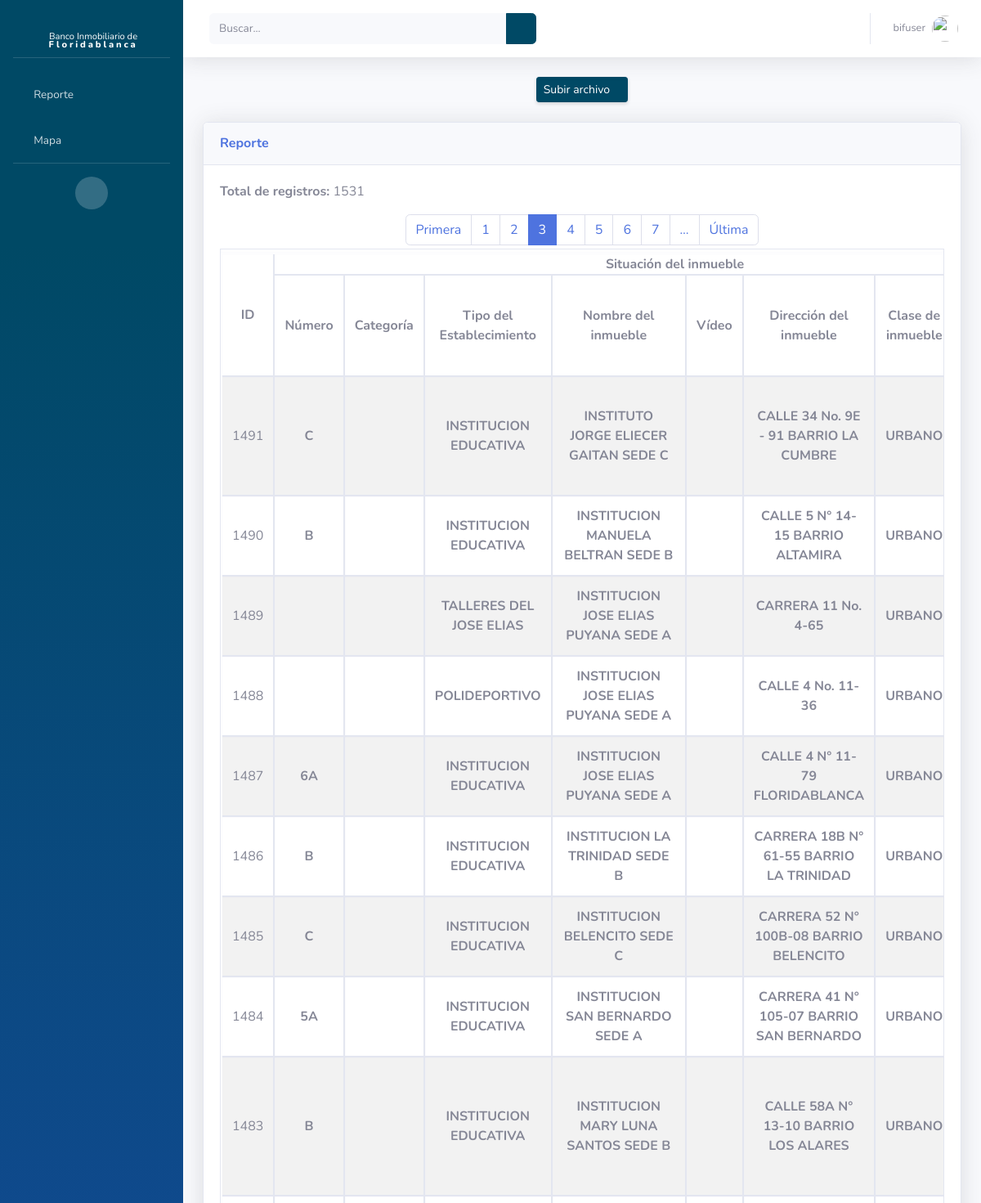
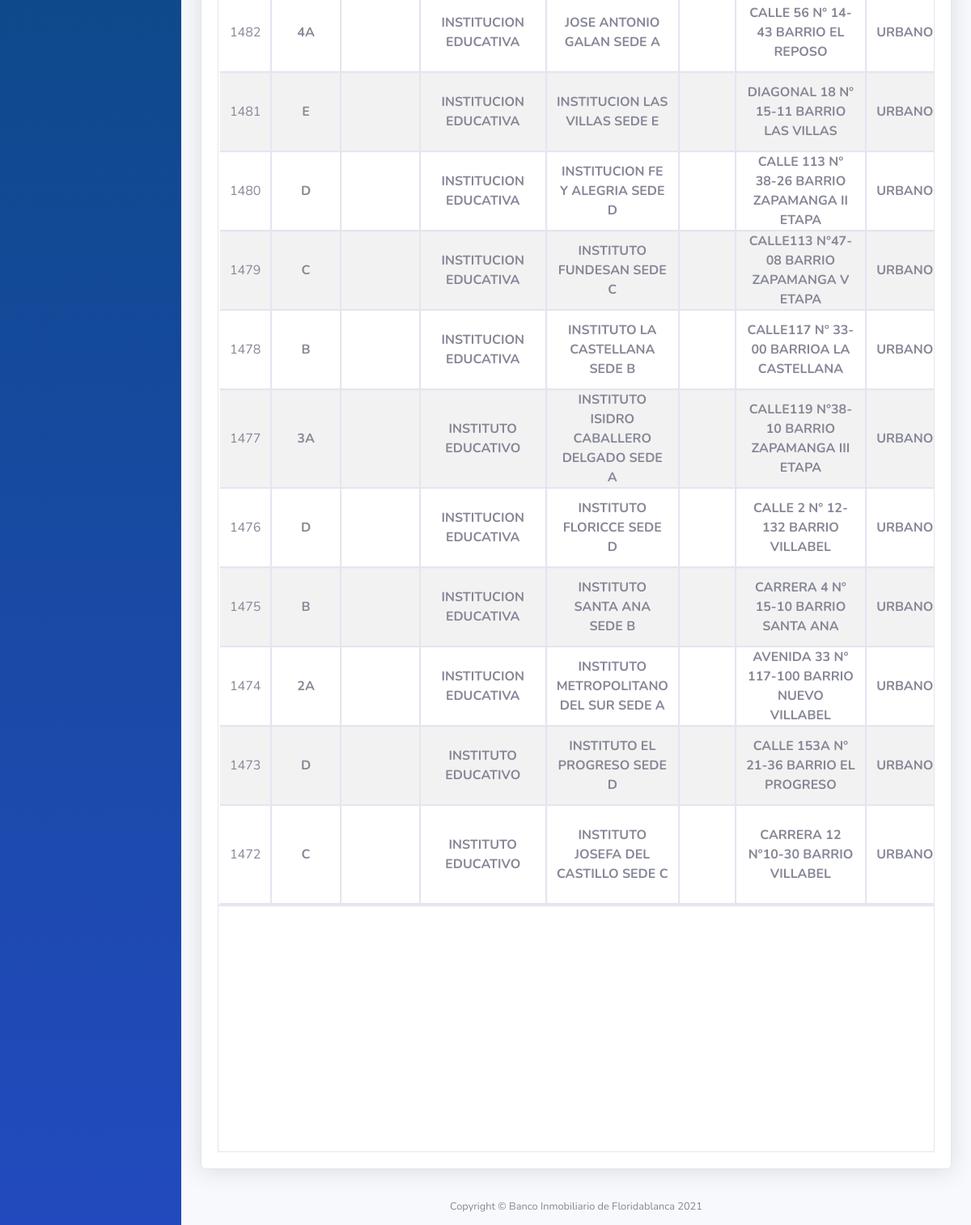
The page /reporte/?page=3 (signed in) on the database its author committed (2 pictures, top to bottom).
### BIF/models.py (models this page shows, shortened)
class Property(models.Model):
    predial = models.CharField(max_length=60, null=True, blank=True)
    alternative_predial = models.CharField(max_length=60, null=True, blank=True)
    appraisal = models.CharField(max_length=60, null=True, blank=True)
    document_type = models.CharField(max_length=100, null=True, blank=True)
    act = models.CharField(max_length=100, null=True, blank=True)
    document_number = models.CharField(max_length=50, null=True, blank=True)
    real_state_register = models.CharField(max_length=100, null=True, blank=True)
    document_date = models.DateField(null=True, blank=True)
    coordenates = models.TextField(null=True, blank=True)
    file = models.FileField(upload_to='staticfiles/files', null=True, blank=True)
    created = models.DateTimeField(auto_now_add=True, verbose_name="Fecha de creación")
    updated = models.DateTimeField(auto_now=True, verbose_name="Fecha de actualización")
    class Meta:
        verbose_name = "Propiedad"
        verbose_name_plural = "Propiedades"

class Status(models.Model):
    id_property = models.OneToOneField("Property", related_name="status", on_delete=models.CASCADE)
    number = models.CharField(max_length=50, null=True, blank=True)
    category = models.CharField(max_length=100, null=True, blank=True)
    type_property = models.CharField(max_length=100, null=True, blank=True)
    name = models.CharField(max_length=200, null=True, blank=True)
    video = models.TextField(null=True, blank=True)
    addres = models.TextField(null=True, blank=True)
    class_property = models.CharField(max_length=50, null=True, blank=True)
    use = models.CharField(max_length=100, null=True, blank=True)
    class Meta:
        verbose_name = "Situación del inmueble"
        verbose_name_plural = "Situación de los inmuebles"

### BIF/views.py (the view)
# urls.py: path('reporte/', views.reporte, name="reporte"),
@login_required
def reporte(request):
    try:
        search = request.GET['search']
    except:
        search = None
    if search:
        inmuebles = Property.objects.filter(Q(predial__icontains=search) | Q(status__name__icontains=search)).order_by('-id')
    if not search:
        inmuebles = Property.objects.all().order_by('-id')
    paginator = Paginator(inmuebles, 20)
    page_number = request.GET.get('page')
    page_obj = paginator.get_page(page_number)
    data = {
        'usuario': request.user,
        'page_obj': page_obj,
        'search': search
    }
    return render(request, 'bif/reporte.html', data)

### BIF/templates/bif/reporte.html (shortened to what this page needs)
{% extends "base.html" %}
{% load static %}
{% load poll_extras %}
{% block styles %}
    <link href="{% static 'css/confirm-msg.css' %}" rel="stylesheet">
{% endblock %}
{% block sidebar %}
    {% include "sidebar.html" %}
{% endblock sidebar %}
{% block nav %}
<nav class="navbar navbar-expand navbar-light bg-white topbar mb-4 static-top shadow">
    <form action="" class="d-none d-sm-inline-block form-inline mr-auto ml-md-3 my-2 my-md-0 mw-100 navbar-search" method="GET">
        <div class="input-group">
            <input type="text" class="form-control bg-light border-0 small" placeholder="Buscar..."
                aria-label="Search" aria-describedby="basic-addon2" pattern=".*\S.*" name="search" {% if search %}value="{{search}}"{% endif %}>
            <div class="input-group-append">
                <button class="btn btn-primary" type="submit">
                    <i class="fas fa-search fa-sm"></i>
                </button>
            </div>
        </div>
    </form>
    {% include "navbar.html" %}
</nav>
{% endblock %}
{% block content %}
    <div class="d-sm-flex align-items-center justify-content-around mb-4">
        <button type="button" class="d-none d-sm-inline-block btn btn-sm btn-primary shadow-sm" data-toggle="modal" data-target="#exampleModalCenter"> Subir archivo <i class="fas fa-upload fa-sm text-white-50" aria-hidden="true"></i></button>
    </div>
    <div class="row">
        <div class="col-lg-12 mb-4">
            <div class="card shadow">
                <div class="card-header py-3">
                    <h6 class="m-0 font-weight-bold text-primary">Reporte</h6>
                </div>
                <div class="card-body">
                    <p>
                        <b>Total de registros:</b> {{ page_obj.paginator.count }}
                    </p>
                    {% if page_obj.has_other_pages %}
                        <ul class="pagination m-1 flex-wrap justify-content-center">
                            {% if page_obj.has_previous %}
                            {% if search == None %}
                                <li class="page-item"><a class="page-link" href="?page=1">Primera</a></li>
                            {% else %}
                                <li class="page-item"><a class="page-link" href="?page=1&search={{search}}">Primera</a></li>
                            {% endif %}
                            {% else %}
                            <li class="page-item disabled"><a class="page-link" href="#">Primera</a></li>
                            {% endif %}
                            {% for i in page_obj.paginator.page_range %}
                            {% if page_obj.number == i %}
                                <li class="page-item active"><a class="page-link" href="#">{{ i }}</a></li>
                            {% elif i > page_obj.number|add:'-5' and i < page_obj.number|add:'5' %}
                                {% if search == None %}
                                <li class="page-item"><a class="page-link" href="?page={{ i }}">{{ i }}</a></li>
                                {% else %}
                                <li class="page-item"><a class="page-link" href="?page={{ i }}&search={{search}}">{{ i }}</a></li>
                                {% endif %}
                            {% endif %}
                            {% endfor %}
                            {% if page_obj.paginator.num_pages > page_obj.number|add:'4' %}
                            {% if search == None %}
                                <li class="page-item"><a class="page-link" href="?page={{ page_obj.number|add:'5' }}">&hellip;</a></li>
                            {% else %}
                                <li class="page-item"><a class="page-link" href="?page={{ page_obj.number|add:'5' }}&search={{search}}">&hellip;</a></li>
                            {% endif %}
                            {% endif %}
                            {% if page_obj.has_next %}
                            {% if search == None %}
                                <li class="page-item"><a class="page-link" href="?page={{page_obj.paginator.num_pages}}">Última</a></li>
                            {% else %}
                                <li class="page-item"><a class="page-link" href="?page={{page_obj.paginator.num_pages}}&search={{search}}">Última</a></li>
                            {% endif %}
                            {% else %}
                            <li class="page-item disabled"><a class="page-link" href="#">Última</a></li>
                            {% endif %}
                        </ul>
                    {% endif %}
                    <div class="table-responsive" id="doublescroll">
                        <table class="table table-striped table-bordered table-hover dataTables-example mb-1 mt-1 text-center" >
                          <thead>
                            <tr>
                                <th rowspan="3">ID</th>
                                <th colspan="8">Situación del inmueble</th>
                            </tr>
                            <tr>
                                <th rowspan="2">Número</th>
                                <th rowspan="2">Categoría</th>
                                <th rowspan="2">Tipo del Establecimiento</th>
                                <th rowspan="2">Nombre del inmueble</th>
                                <th rowspan="2">Vídeo</th>
                                <th rowspan="2">Dirección del inmueble</th>
                                <th rowspan="2">Clase de inmueble</th>
                            </tr>
                            <tr>
                            </tr>
                          </thead>
                          <tbody>
                              {% for inmueble in page_obj %}
                                <tr>
                                    <td style="vertical-align: middle;">
                                        {% if inmueble.id %}
                                        {{ inmueble.id }}
                                        {% endif %}
                                    </td>
                                    <th>
                                    {%if inmueble.status.number%}
                                        {{inmueble.status.number}}
                                    {% endif %}
                                    </th>
                                    <th>
                                    </th>
                                    <th>
                                    {%if inmueble.status.type_property%}
                                        {{inmueble.status.type_property}}
                                    {% endif %}
                                    </th>
                                    <th>
                                    {%if inmueble.status.name%}
                                        {{inmueble.status.name}}
                                    {% endif %}
                                    </th>
                                    <th>
                                    </th>
                                    <th>
                                    {%if inmueble.status.addres%}
                                        {{inmueble.status.addres}}
                                    {% endif %}
                                    </th>
                                    <th>
                                    {%if inmueble.status.class_property%}
                                        {{inmueble.status.class_property}}
                                    {% endif %}
                                    </th>
                                </tr>
                                {%endfor%}
                          </tbody>
                        </table>
                      </div>
                </div>
            </div>
        </div>
    </div>
{% endblock %}

### templates/navbar.html (shortened to what this page needs)
{%load static%}
<ul class="navbar-nav ml-auto">
    <li class="nav-item dropdown no-arrow">
        <a class="nav-link dropdown-toggle" href="#" id="userDropdown" role="button"
            data-toggle="dropdown" aria-haspopup="true" aria-expanded="false">
            <span class="mr-2 d-none d-lg-inline text-gray-600 small">{{usuario}}</span>
            <img class="img-profile rounded-circle"
                src="{% static 'img/undraw_profile.svg' %}">
        </a>
    </li>
</ul>

### BIF/static/css/global.css (style rules this page uses)
th { vertical-align: middle !important; }
.table-responsive { overflow: auto; height: calc(100vh - 44.8px - 1.5rem - 1.5rem); border: 1px solid #e3e6f0; }
thead { position: sticky; top: 0; z-index: 1; }
thead tr th { border: none !important; background-color: #fff; box-shadow: #e3e6f0 1px 1px 1px 1px; }
tbody tr th, tbody tr td { border: none !important; box-shadow: #e3e6f0 1px 1px 1px 1px; }
thead tr { background-color: #fff; }
table { border-collapse: separate !important; border: none !important; box-shadow: #e3e6f0 1px 1px 1px 1px; }

### rows shown on the page
Property: id "1491", status.number "C", status.type_property "INSTITUCION EDUCATIVA", status.name "INSTITUTO JORGE ELIECER GAITAN SEDE C", status.addres "CALLE 34 No. 9E - 91 BARRIO LA CUMBRE", status.class_property "URBANO"
Property: id "1490", status.number "B", status.type_property "INSTITUCION EDUCATIVA", status.name "INSTITUCION MANUELA BELTRAN SEDE B", status.addres "CALLE 5 N° 14-15 BARRIO ALTAMIRA", status.class_property "URBANO"
Property: id "1489", status.type_property "TALLERES DEL JOSE ELIAS", status.name "INSTITUCION JOSE ELIAS PUYANA SEDE A", status.addres "CARRERA 11 No. 4-65", status.class_property "URBANO"
Property: id "1488", status.type_property "POLIDEPORTIVO", status.name "INSTITUCION JOSE ELIAS PUYANA SEDE A", status.addres "CALLE 4 No. 11-36", status.class_property "URBANO"
Property: id "1487", status.number "6A", status.type_property "INSTITUCION EDUCATIVA", status.name "INSTITUCION JOSE ELIAS PUYANA SEDE A", status.addres "CALLE 4 N° 11-79 FLORIDABLANCA", status.class_property "URBANO"
Property: id "1486", status.number "B", status.type_property "INSTITUCION EDUCATIVA", status.name "INSTITUCION LA TRINIDAD SEDE B", status.addres "CARRERA 18B N° 61-55 BARRIO LA TRINIDAD", status.class_property "URBANO"
Property: id "1485", status.number "C", status.type_property "INSTITUCION EDUCATIVA", status.name "INSTITUCION BELENCITO SEDE C", status.addres "CARRERA 52 N° 100B-08 BARRIO BELENCITO", status.class_property "URBANO"
Property: id "1484", status.number "5A", status.type_property "INSTITUCION EDUCATIVA", status.name "INSTITUCION SAN BERNARDO SEDE A", status.addres "CARRERA 41 N° 105-07 BARRIO SAN BERNARDO", status.class_property "URBANO"
Property: id "1483", status.number "B", status.type_property "INSTITUCION EDUCATIVA", status.name "INSTITUCION MARY LUNA SANTOS SEDE B", status.addres "CALLE 58A N° 13-10 BARRIO LOS ALARES", status.class_property "URBANO"
Property: id "1482", status.number "4A", status.type_property "INSTITUCION EDUCATIVA", status.name "JOSE ANTONIO GALAN SEDE A", status.addres "CALLE 56 N° 14-43 BARRIO EL REPOSO", status.class_property "URBANO"
Property: id "1481", status.number "E", status.type_property "INSTITUCION EDUCATIVA", status.name "INSTITUCION LAS VILLAS SEDE E", status.addres "DIAGONAL 18 N° 15-11 BARRIO LAS VILLAS", status.class_property "URBANO"
Property: id "1480", status.number "D", status.type_property "INSTITUCION EDUCATIVA", status.name "INSTITUCION FE Y ALEGRIA SEDE D", status.addres "CALLE 113 N° 38-26 BARRIO ZAPAMANGA II ETAPA", status.class_property "URBANO"
Property: id "1479", status.number "C", status.type_property "INSTITUCION EDUCATIVA", status.name "INSTITUTO FUNDESAN SEDE C", status.addres "CALLE113 N°47-08 BARRIO ZAPAMANGA V ETAPA", status.class_property "URBANO"
Property: id "1478", status.number "B", status.type_property "INSTITUCION EDUCATIVA", status.name "INSTITUTO LA CASTELLANA SEDE B", status.addres "CALLE117 N° 33-00 BARRIOA LA CASTELLANA", status.class_property "URBANO"
Property: id "1477", status.number "3A", status.type_property "INSTITUTO EDUCATIVO", status.name "INSTITUTO ISIDRO CABALLERO DELGADO SEDE A", status.addres "CALLE119 N°38-10 BARRIO ZAPAMANGA III ETAPA", status.class_property "URBANO"
Property: id "1476", status.number "D", status.type_property "INSTITUCION EDUCATIVA", status.name "INSTITUTO FLORICCE SEDE D", status.addres "CALLE 2 N° 12-132 BARRIO VILLABEL", status.class_property "URBANO"
Property: id "1475", status.number "B", status.type_property "INSTITUCION EDUCATIVA", status.name "INSTITUTO SANTA ANA SEDE B", status.addres "CARRERA 4 N° 15-10 BARRIO SANTA ANA", status.class_property "URBANO"
Property: id "1474", status.number "2A", status.type_property "INSTITUCION EDUCATIVA", status.name "INSTITUTO METROPOLITANO DEL SUR SEDE A", status.addres "AVENIDA 33 N° 117-100 BARRIO NUEVO VILLABEL", status.class_property "URBANO"
Property: id "1473", status.number "D", status.type_property "INSTITUTO EDUCATIVO", status.name "INSTITUTO EL PROGRESO SEDE D", status.addres "CALLE 153A N° 21-36 BARRIO EL PROGRESO", status.class_property "URBANO"
Property: id "1472", status.number "C", status.type_property "INSTITUTO EDUCATIVO", status.name "INSTITUTO JOSEFA DEL CASTILLO SEDE C", status.addres "CARRERA 12 N°10-30 BARRIO VILLABEL", status.class_property "URBANO"

### other values the page prints
{{ usuario }} "bifuser"
{{ page_obj.paginator.count }} "1531"
{{ i }} "1" "2" "4" "5" "6" "7"
{{ i }} "3"
